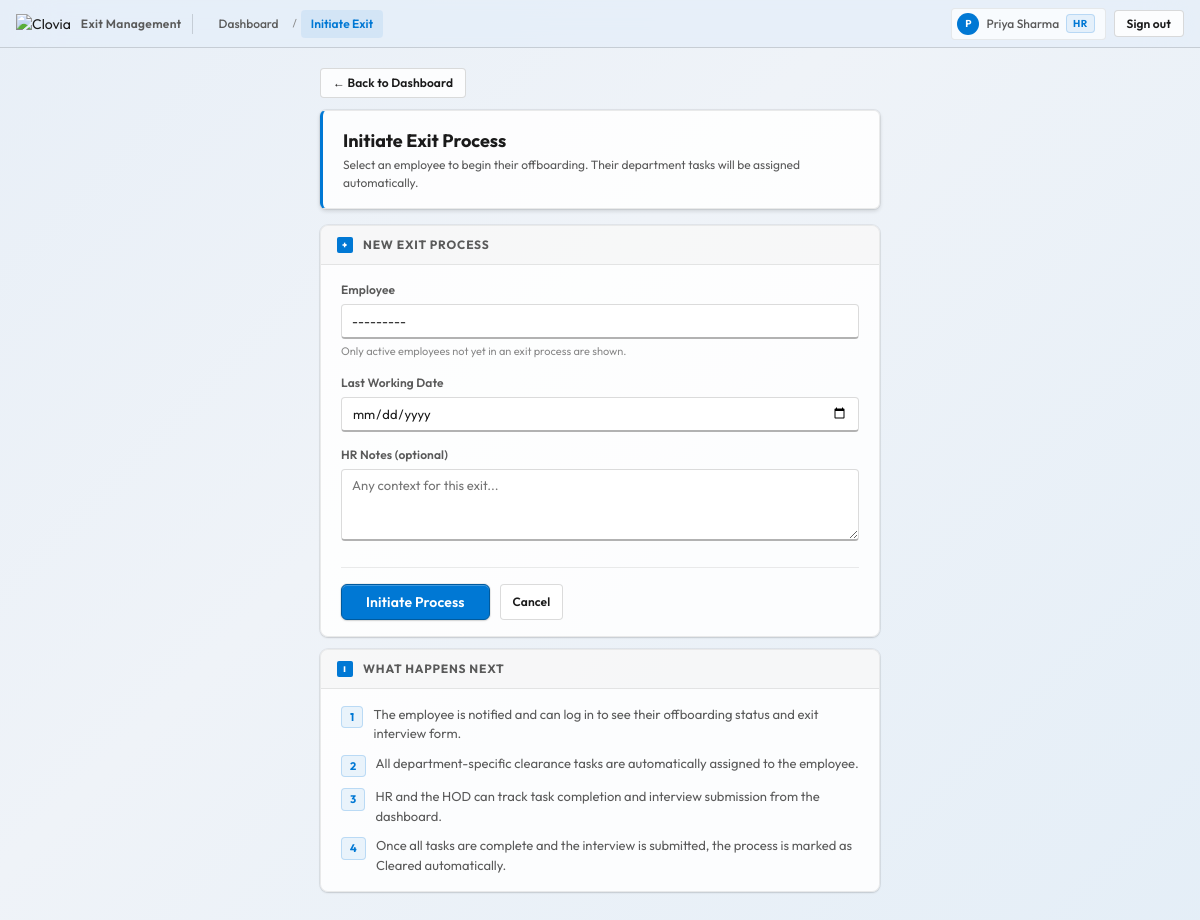
Page /hr/initiate/ (signed in) on the earlier database version.
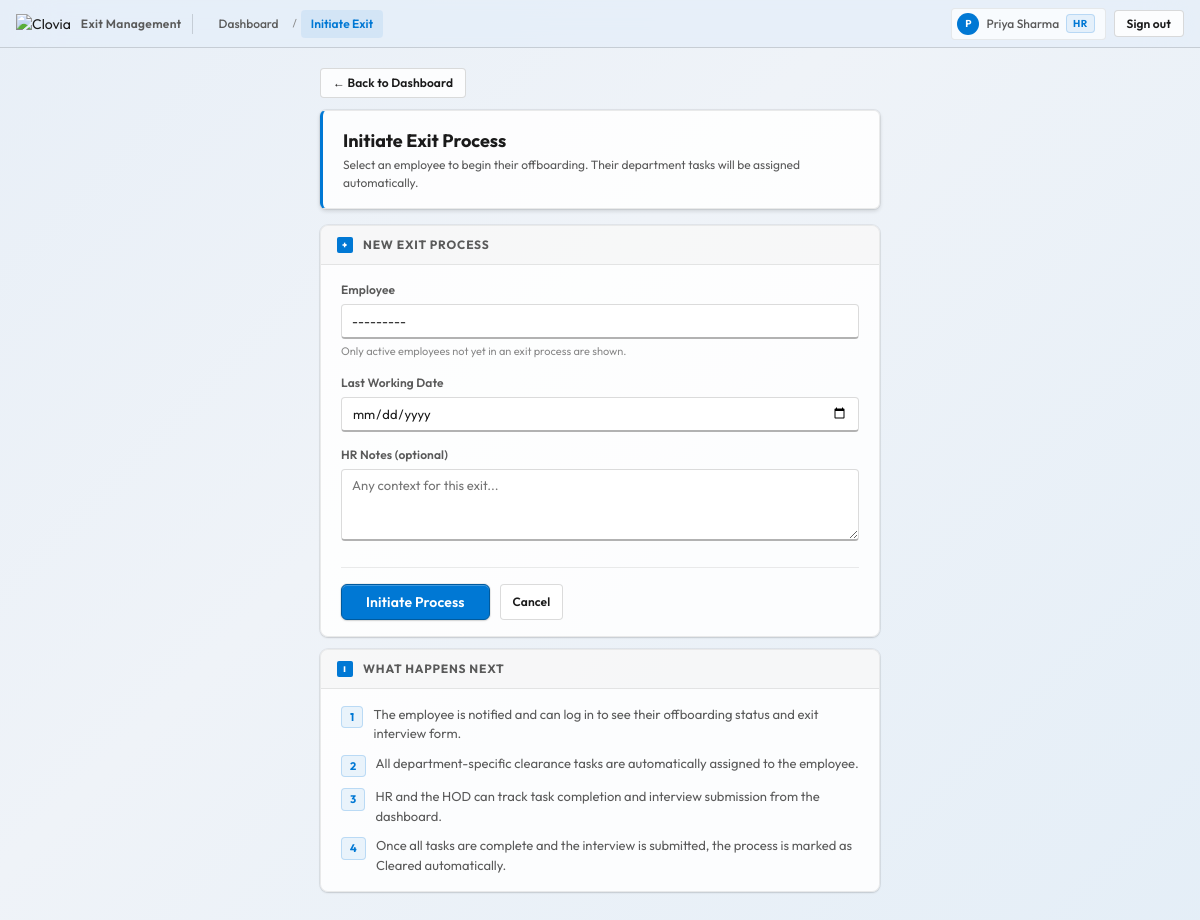
Same page on the later database version.
### tasks/models.py (models this page shows, shortened)
class CustomUser(AbstractUser):
    ROLE_CHOICES = (
        ('HR', 'HR'),
        ('HOD', 'HOD'),
        ('Employee', 'Employee'),
    )
    role = models.CharField(max_length=10, choices=ROLE_CHOICES, default='Employee')
    department = models.ForeignKey(
        Department, on_delete=models.SET_NULL,
        null=True, blank=True, related_name='members',
    )
    groups = models.ManyToManyField(
        Group, verbose_name='groups', blank=True,
        related_name='custom_user_groups',
    )
    user_permissions = models.ManyToManyField(
        Permission, verbose_name='user permissions', blank=True,
        related_name='custom_user_permissions',
    )
    def __str__(self):
        return f"{self.get_full_name() or self.username} ({self.role})"
    @property
    def is_hr(self):
        return self.role == 'HR'
    class Meta:
        app_label = 'tasks'
        permissions = [
            ("view_own_data", "Can view own data"),
            ("edit_own_data", "Can edit own data"),
            ("view_department_data", "Can view department data"),
            ("edit_department_data", "Can edit department data"),
            ("view_all_data", "Can view all data"),
            ("edit_all_data", "Can edit all data"),
            ("edit_own_credentials", "Can edit own credentials"),
            ("edit_own_formalities", "Can edit own formalities"),
        ]

### tasks/views.py (the view)
# urls.py: path('hr/initiate/',     views.initiate_exit,        name='initiate_exit'),
@login_required(login_url='login')
def initiate_exit(request):
    denied = _require_hr(request)
    if denied:
        return denied
    if request.method == 'POST':
        form = InitiateExitForm(request.POST)
        if form.is_valid():
            employee = form.cleaned_data['employee']
            last_working_date = form.cleaned_data['last_working_date']
            notes = form.cleaned_data.get('notes', '')
            process, created = ExitProcess.objects.get_or_create(
                employee=employee,
                defaults={
                    'initiated_by': request.user,
                    'last_working_date': last_working_date,
                    'notes': notes,
                    'status': 'initiated',
                }
            )
            if created:
                if employee.department:
                    dept_tasks = Task.objects.filter(department=employee.department)
                    EmployeeTask.objects.bulk_create(
                        [EmployeeTask(employee=employee, task=t) for t in dept_tasks],
                        ignore_conflicts=True,
                    )
                messages.success(
                    request,
                    f"Exit process initiated for {employee.get_full_name() or employee.username}."
                )
            else:
                messages.warning(request, 'Exit process already exists for this employee.')
            return redirect('offboarding_checklist', user_id=employee.pk)
    else:
        form = InitiateExitForm()
    return render(request, 'tasks/initiate_exit.html', {'form': form})

### tasks/forms.py
class InitiateExitForm(forms.Form):
    employee = forms.ModelChoiceField(
        queryset=CustomUser.objects.filter(role='Employee', is_active=True),
        label='Employee',
        widget=forms.Select(attrs={'class': 'win-input'}),
        help_text='Only active employees not yet in an exit process are shown.',
    )
    last_working_date = forms.DateField(
        label='Last Working Date',
        widget=forms.DateInput(attrs={'type': 'date', 'class': 'win-input'}),
    )
    notes = forms.CharField(
        label='HR Notes (optional)',
        required=False,
        widget=forms.Textarea(attrs={'rows': 3, 'class': 'win-input',
                                     'placeholder': 'Any context for this exit...'}),
    )
    def __init__(self, *args, **kwargs):
        super().__init__(*args, **kwargs)
        existing_ids = ExitProcess.objects.values_list('employee_id', flat=True)
        self.fields['employee'].queryset = (
            CustomUser.objects
            .filter(role='Employee', is_active=True)
            .exclude(id__in=existing_ids)
        )

### tasks/templates/tasks/initiate_exit.html (shortened to what the changed rows need)
<!DOCTYPE html>
<html lang="en">
<head>
  {% load static %}
  <link rel="stylesheet" href="{% static 'css/styles.css' %}">
</head>
<body>
<div class="page-canvas" style="max-width:600px;">
  <div class="page-header">
    <div class="page-header-text">
      <h1>Initiate Exit Process</h1>
    </div>
  </div>
  <div class="pane">
    <div class="pane-body">
      <form method="post" novalidate>
        <div class="form-group">
          <label class="field-label" for="{{ form.employee.id_for_label }}">{{ form.employee.label }}</label>
          {{ form.employee }}
          {% if form.employee.help_text %}
            <p style="font-size:11px; color:var(--text-tertiary); margin-top:4px;">{{ form.employee.help_text }}</p>
          {% endif %}
        </div>
      </form>
    </div>
  </div>
</div>
</body>
</html>

Differences in the rows shown:
no longer on this page (row edited): CustomUser: employee.label "Employee"
Other differences:
text now shown: "Employee"
